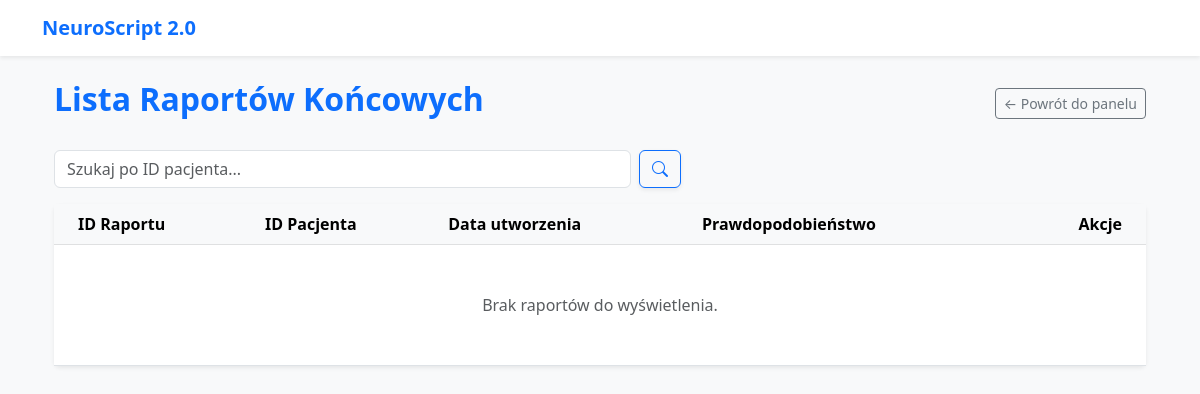
The page /reports/ (signed in) on the database as committed earlier.
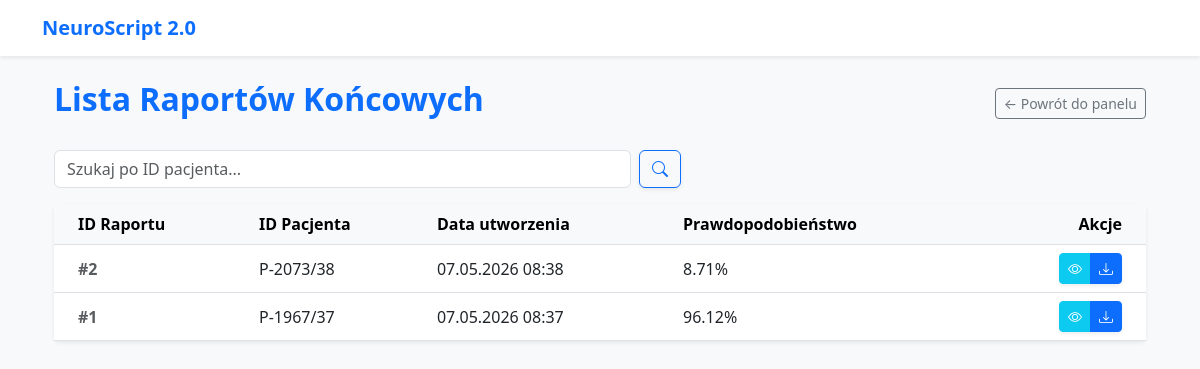
The same page on the database as committed later.
### db_models/models.py (models this page shows, shortened)
class RaportKoncowy(models.Model):
    wynik = models.OneToOneField(
        WynikAnalizyAI,
        on_delete=models.CASCADE,
        related_name='raport'
    )
    notatki_lekarza = models.TextField()
    data_utworzenia = models.DateTimeField(auto_now_add=True)

class WynikAnalizyAI(models.Model):
    badanie = models.OneToOneField(
        Badanie,
        on_delete=models.CASCADE,
        related_name='wynik_ai'
    )
    prawdopodobienstwo_choroby = models.FloatField(help_text="W %")

class Badanie(models.Model):
    pacjent = models.ForeignKey(
        Pacjent,
        on_delete=models.CASCADE,
        related_name='badania'
    )
    sciezka_do_pliku = models.TextField()
    data_wgrania = models.DateTimeField(auto_now_add=True)

class Pacjent(models.Model):
    identyfikator_pacjenta = models.CharField(max_length=100, blank=True)
    rok_urodzenia = models.IntegerField()
    plec = models.CharField(max_length=20)
    lekarz = models.ForeignKey('auth.User', on_delete=models.CASCADE, related_name='pacjenci')

### analysis/views.py (the view)
# urls.py: path('reports/', views.report_list, name='report_list'),
@login_required
def report_list(request):
    search_query = request.GET.get('search', '').strip()
    reports = RaportKoncowy.objects.filter(wynik__badanie__pacjent__lekarz=request.user).order_by('-data_utworzenia')
    if search_query:
        reports = reports.filter(wynik__badanie__pacjent__identyfikator_pacjenta__icontains=search_query)
    return render(request, 'analysis/reports.html', {
        'reports': reports,
        'search_query': search_query,
    })

### templates/analysis/reports.html (shortened to what this page needs)
{% extends "base.html" %}
{% block content %}
<div class="container mt-4">
    <div class="d-flex justify-content-between align-items-center mb-4">
        <h2 class="text-primary fw-bold">Lista Raportów Końcowych</h2>
        <a href="{% url 'dashboard' %}" class="btn btn-outline-secondary btn-sm">← Powrót do panelu</a>
    </div>
    <div class="row mb-3">
        <div class="col-md-8 col-lg-7">
            <form action="{% url 'report_list' %}" method="get" class="d-flex">
                <input type="text" name="search" class="form-control me-2" placeholder="Szukaj po ID pacjenta..." value="{{ search_query }}">
                <button type="submit" class="btn btn-outline-primary shadow-sm"><i class="bi bi-search"></i></button>
            </form>
        </div>
    </div>
    <div class="card shadow-sm border-0">
        <div class="card-body p-0">
            <table class="table table-hover align-middle mb-0">
                <thead class="table-light">
                    <tr>
                        <th class="ps-4">ID Raportu</th>
                        <th>ID Pacjenta</th>
                        <th>Data utworzenia</th>
                        <th>Prawdopodobieństwo</th>
                        <th class="text-end pe-4">Akcje</th>
                    </tr>
                </thead>
                <tbody>
                    {% for raport in reports %}
                        <tr>
                            <td class="ps-4 fw-bold text-muted">#{{ raport.id }}</td>
                            <td>{{ raport.wynik.badanie.pacjent.identyfikator_pacjenta }}</td>
                            <td>{{ raport.data_utworzenia|date:"d.m.Y H:i" }}</td>
                            <td>{{ raport.wynik.prawdopodobienstwo_choroby|floatformat:2 }}%</td>
                            <td class="text-end pe-4">
                                <div class="btn-group shadow-sm" role="group">
                                    <a href="{% url 'report_preview' raport.id %}" target="_blank" class="btn btn-sm btn-info text-white" title="Podgląd">
                                        <i class="bi bi-eye"></i>
                                    </a>
                                    <a href="{% url 'report_download' raport.id %}" class="btn btn-sm btn-primary" title="Pobierz">
                                        <i class="bi bi-download"></i>
                                    </a>
                                </div>
                            </td>
                        </tr>
                    {% empty %}
                        <tr>
                            <td colspan="5" class="text-center py-5">
                                <div class="text-muted">Brak raportów do wyświetlenia.</div>
                            </td>
                        </tr>
                    {% endfor %}
                </tbody>
            </table>
        </div>
    </div>
</div>
{% endblock %}

Rows that differ between the two databases and show on the page:
added RaportKoncowy: id "2", wynik.badanie.pacjent.identyfikator_pacjenta "P-2073/38", data_utworzenia "07.05.2026 08:38", wynik.prawdopodobienstwo_choroby "8.71"
added RaportKoncowy: id "1", wynik.badanie.pacjent.identyfikator_pacjenta "P-1967/37", data_utworzenia "07.05.2026 08:37", wynik.prawdopodobienstwo_choroby "96.12"
Other text that changed with them:
text no longer shown: "Brak raportów do wyświetlenia."
